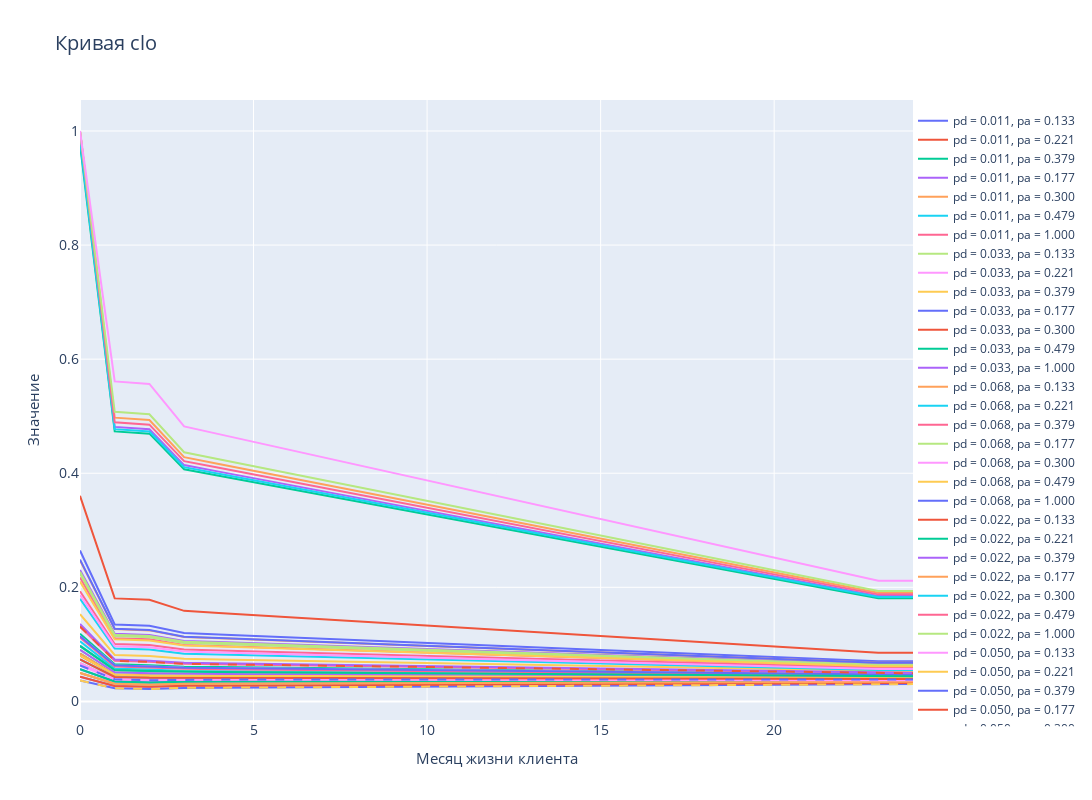

The notebook cell this image was saved under:
### Code cell
md1 = 'pd'
name_cv = 'clo'
av0_1 = df[f'{md1}0'].mean()
av1_1 = df[f'{md1}1'].mean()
av2_1 = df[f'{md1}2'].mean()
span0_1_1 = av0_1 + (av1_1-av0_1)/2
span1_2_1 = av1_1 + (av2_1-av1_1)/2
span2_1 = av2_1 + 0.1
md2 = 'pa'
av0_2 = df[f'{md2}0'].mean()
av1_2 = df[f'{md2}1'].mean()
av2_2 = df[f'{md2}2'].mean()
span0_1_2 = av0_2 + (av1_2-av0_2)/2
span1_2_2 = av1_2 + (av2_2-av1_2)/2
span2_2 = av2_2 + 0.1
plot_curves_withPdPa(df, [av0_1, av1_1, av2_1, span0_1_1, span1_2_1, span2_1, max_val], [av0_2, av1_2, av2_2, span0_1_2, span1_2_2, span2_2, max_val], name=name_cv)
